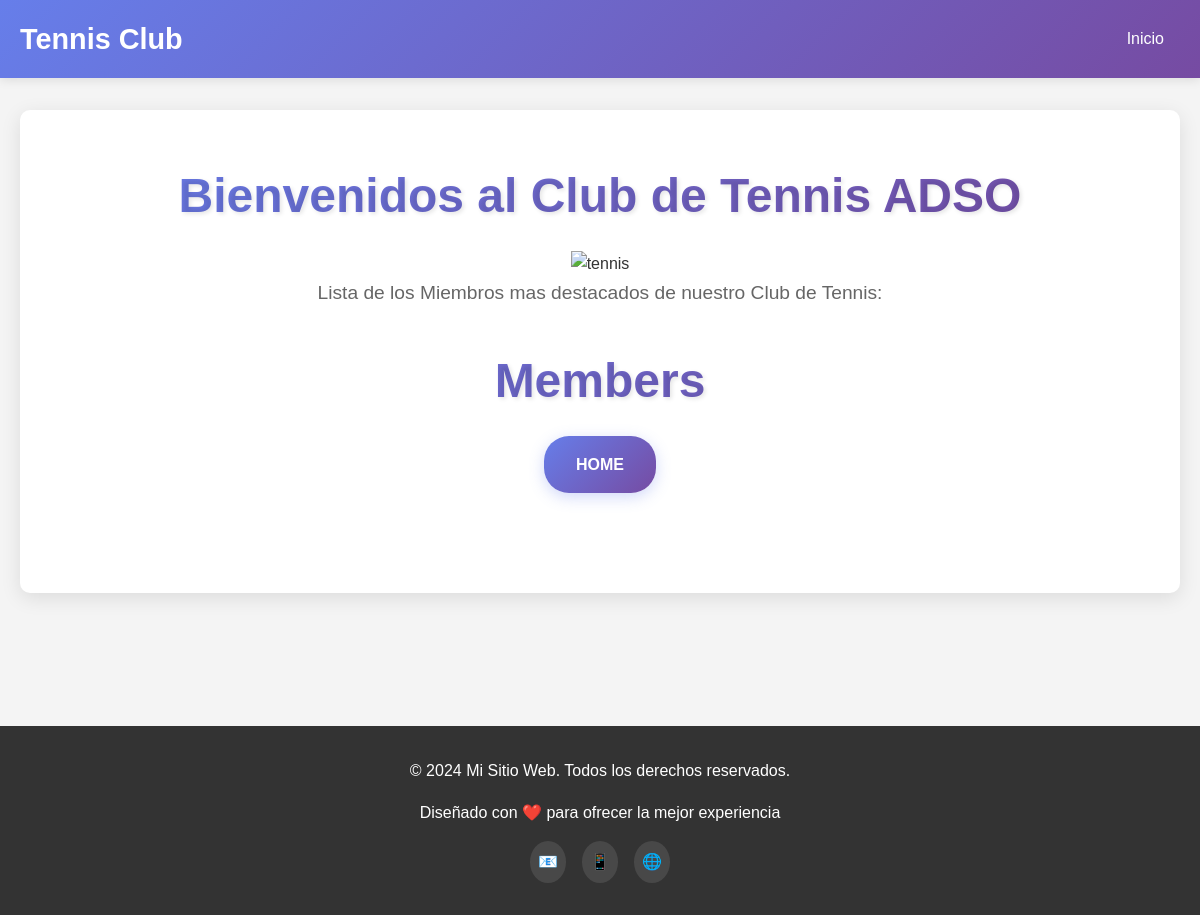
Before: /members/ with the older database file.
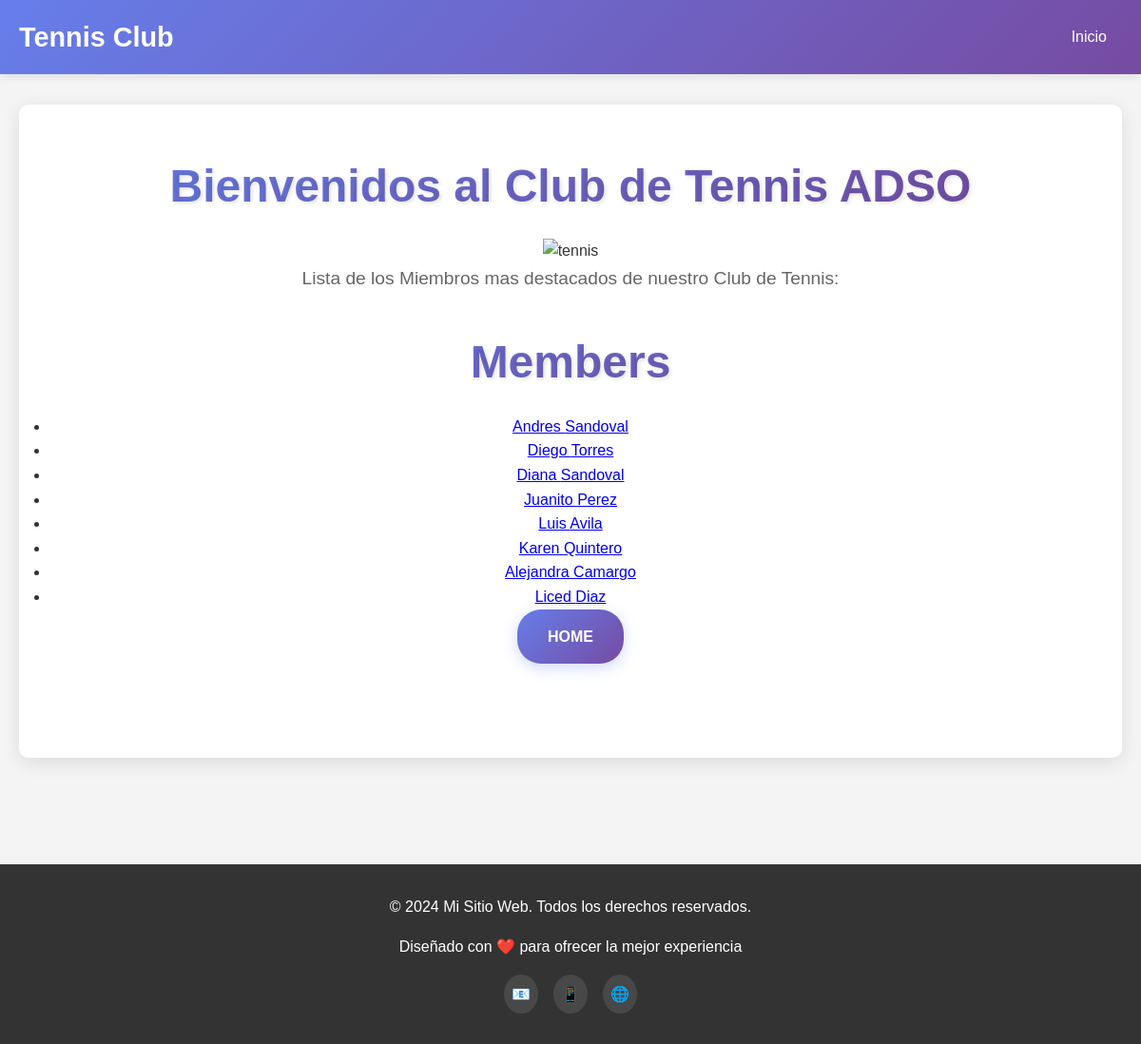
After: the same page with the newer database file.
### members/models.py (models this page shows)
class Member(models.Model):
  firstname = models.CharField(max_length=255)
  lastname = models.CharField(max_length=255)
  phone = models.IntegerField(null=True)
  joined_date = models.DateField(null=True)
  gender = models.CharField(max_length=255, null=True)
  birthday= models.DateField(null=True)
  email= models.CharField(max_length=255, null=True)

### members/views.py (the view)
# urls.py: path('members/', views.members, name='members'),
def members(request):
  mymembers = Member.objects.all().values()
  template = loader.get_template('all_members.html')
  context = {
    'mymembers': mymembers,
  }
  return HttpResponse(template.render(context, request))

### members/templates/all_members.html (shortened to what this page needs)
{% extends "master.html" %}
{% block content %}
  <h1>Members</h1>
  <ul>
    {% for x in mymembers %}
      <li><a href="details/{{ x.id }}">{{ x.firstname }} {{ x.lastname }}</a></li>
    {% endfor %}
  </ul>
  <a href="/" class="cta-button">HOME</a>
{% endblock %}

### members/templates/master.html (shortened to what this page needs)
<!DOCTYPE html>
<html lang="es">
<head>
</head>
<body>
    <header>
        <div class="header-content">
            <a href="#" class="logo">Tennis Club</a>
            <nav>
                <ul>
                    <li><a href="#inicio">Inicio</a></li>
                </ul>
            </nav>
        </div>
    </header>
    <main>
        <section class="hero" id="inicio">
            <h1>Bienvenidos al Club de Tennis ADSO</h1>
            <img src="https://upload.wikimedia.org/wikipedia/commons/thumb/3/3e/Tennis_Racket_and_Balls.jpg/960px-Tennis_Racket_and_Balls.jpg" alt="tennis" width="500">
            <p>Lista de los Miembros mas destacados de nuestro Club de Tennis:</p>
                {% block content %}
                {% endblock %}
        </section>
    </main>
    <footer>
        <div class="footer-content">
            <p>&copy; 2024 Mi Sitio Web. Todos los derechos reservados.</p>
            <p>Diseñado con ❤️ para ofrecer la mejor experiencia</p>
            <div class="social-links">
                <a href="#">📧</a>
                <a href="#">📱</a>
                <a href="#">🌐</a>
            </div>
        </div>
    </footer>
</body>
</html>

### members/templates/master.html (style rules this page uses)
* { margin: 0; padding: 0; box-sizing: border-box; }
body { font-family: 'Arial', sans-serif; line-height: 1.6; color: #333; background-color: #f4f4f4; }
header { background: linear-gradient(135deg, #667eea 0%, #764ba2 100%); color: white; padding: 1rem 0; position: sticky; top: 0; z-index: 100; box-shadow: 0 2px 10px rgba(0,0,0,0.1); }
.header-content { max-width: 1200px; margin: 0 auto; padding: 0 20px; display: flex; justify-content: space-between; align-items: center; }
.logo { font-size: 1.8rem; font-weight: bold; text-decoration: none; color: white; transition: transform 0.3s ease; }
nav ul { list-style: none; display: flex; gap: 2rem; }
nav a { color: white; text-decoration: none; padding: 0.5rem 1rem; border-radius: 5px; transition: background-color 0.3s ease; }
main { max-width: 1200px; margin: 0 auto; padding: 2rem 20px; min-height: calc(100vh - 200px); }
.hero { text-align: center; background: white; padding: 3rem 2rem; border-radius: 10px; box-shadow: 0 5px 20px rgba(0,0,0,0.1); margin-bottom: 2rem; }
.hero h1 { font-size: 3rem; margin-bottom: 1rem; background: linear-gradient(135deg, #667eea 0%, #764ba2 100%); -webkit-background-clip: text; -webkit-text-fill-color: transparent; background-clip: text; text-shadow: 2px 2px 4px rgba(0,0,0,0.1); }
.hero p { font-size: 1.2rem; color: #666; margin-bottom: 2rem; line-height: 1.8; }
.cta-button { display: inline-block; background: linear-gradient(135deg, #667eea 0%, #764ba2 100%); color: white; padding: 1rem 2rem; text-decoration: none; border-radius: 25px; font-weight: bold; transition: all 0.3s ease; box-shadow: 0 4px 15px rgba(102, 126, 234, 0.3); }
footer { background: #333; color: white; text-align: center; padding: 2rem 0; margin-top: 3rem; }
.footer-content { max-width: 1200px; margin: 0 auto; padding: 0 20px; }
.footer-content p { margin-bottom: 1rem; }
.social-links { display: flex; justify-content: center; gap: 1rem; margin-top: 1rem; }
.social-links a { color: white; text-decoration: none; padding: 0.5rem; border-radius: 50%; background: rgba(255, 255, 255, 0.1); transition: background-color 0.3s ease; }

Changed rows visible on the page:
added Member: firstname "Andres", lastname "Sandoval"
added Member: firstname "Diego", lastname "Torres"
added Member: firstname "Diana", lastname "Sandoval"
added Member: firstname "Juanito", lastname "Perez"
added Member: firstname "Luis", lastname "Avila"
added Member: firstname "Karen", lastname "Quintero"
added Member: firstname "Alejandra", lastname "Camargo"
added Member: firstname "Liced", lastname "Diaz"
